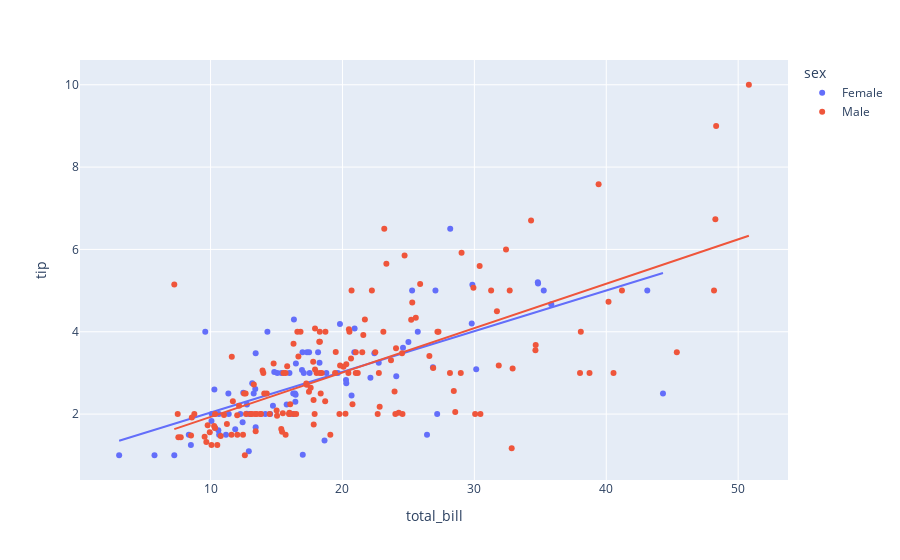

Source (notebook cell):
### Code cell
#https://plotly.com/python/linear-fits/

import plotly_express as px

df = px.data.tips()
fig = px.scatter(df, x="total_bill", y="tip", 
                 #facet_col="smoker", 
                 color="sex", 
                 trendline="ols")
fig.show()

#results = px.get_trendline_results(fig)
#print(results)

#results.query("sex == 'Male' and smoker == 'Yes'").px_fit_results.iloc[0].summary()

### Figure 1 — Plotly figure (JSON) as saved in the notebook; plotly's stock layout.template omitted (floating-point values rounded to 4 significant figures; data arrays with more than 128 entries replaced by an {"elided": "..."} marker saying what was removed)
{"data": [{"hovertemplate": "sex=Female<br>total_bill=%{x}<br>tip=%{y}<extra></extra>", "legendgroup": "Female", "marker": {"color": "#636efa", "symbol": "circle"}, "mode": "markers", "name": "Female", "orientation": "v", "showlegend": true, "type": "scatter", "x": [16.99, 24.59, 35.26, 14.83, 10.33, 16.97, 20.29, 15.77, 19.65, 15.06, 20.69, 16.93, 10.29, 34.81, 26.41, 16.45, 3.07, 17.07, 26.86, 25.28, 14.73, 10.07, 34.83, 5.75, 16.32, 22.75, 11.35, 15.38, 44.3, 22.42, 20.92, 14.31, 7.25, 25.71, 17.31, 10.65, 12.43, 24.08, 13.42, 12.48, 29.8, 14.52, 11.38, 20.27, 11.17, 12.26, 18.26, 8.51, 10.33, 14.15, 13.16, 17.47, 27.05, 16.43, 8.35, 18.64, 11.87, 29.85, 25, 13.39, 16.21, 17.51, 10.59, 10.63, 9.6, 20.9, 18.15, 19.81, 43.11, 13, 12.74, 13, 16.4, 16.47, 12.76, 13.27, 28.17, 12.9, 30.14, 13.42, 15.98, 16.27, 10.09, 22.12, 35.83, 27.18, 18.78], "xaxis": "x", "y": [1.01, 3.61, 5, 3.02, 1.67, 3.5, 2.75, 2.23, 3, 3, 2.45, 3.07, 2.6, 5.2, 1.5, 2.47, 1, 3, 3.14, 5, 2.2, 1.83, 5.17, 1, 4.3, 3.25, 2.5, 3, 2.5, 3.48, 4.08, 4, 1, 4, 3.5, 1.5, 1.8, 2.92, 1.68, 2.52, 4.2, 2, 2, 2.83, 1.5, 2, 3.25, 1.25, 2, 2, 2.75, 3.5, 5, 2.3, 1.5, 1.36, 1.63, 5.14, 3.75, 2.61, 2, 3, 1.61, 2, 4, 3.5, 3.5, 4.19, 5, 2, 2.01, 2, 2.5, 3.23, 2.23, 2.5, 6.5, 1.1, 3.09, 3.48, 3, 2.5, 2, 2.88, 4.67, 2, 3], "yaxis": "y"}, {"hovertemplate": "<b>OLS trendline</b><br>tip = 0.0988779 * total_bill + 1.04802<br>R<sup>2</sup>=0.466488<br><br>sex=Female<br>total_bill=%{x}<br>tip=%{y} <b>(trend)</b><extra></extra>", "legendgroup": "Female", "marker": {"color": "#636efa", "symbol": "circle"}, "mode": "lines", "name": "Female", "showlegend": false, "type": "scatter", "x": [3.07, 5.75, 7.25, 8.35, 8.51, 9.6, 10.07, 10.09, 10.29, 10.33, 10.33, 10.59, 10.63, 10.65, 11.17, 11.35, 11.38, 11.87, 12.26, 12.43, 12.48, 12.74, 12.76, 12.9, 13, 13, 13.16, 13.27, 13.39, 13.42, 13.42, 14.15, 14.31, 14.52, 14.73, 14.83, 15.06, 15.38, 15.77, 15.98, 16.21, 16.27, 16.32, 16.4, 16.43, 16.45, 16.47, 16.93, 16.97, 16.99, 17.07, 17.31, 17.47, 17.51, 18.15, 18.26, 18.64, 18.78, 19.65, 19.81, 20.27, 20.29, 20.69, 20.9, 20.92, 22.12, 22.42, 22.75, 24.08, 24.59, 25, 25.28, 25.71, 26.41, 26.86, 27.05, 27.18, 28.17, 29.8, 29.85, 30.14, 34.81, 34.83, 35.26, 35.83, 43.11, 44.3], "xaxis": "x", "y": [1.352, 1.617, 1.765, 1.874, 1.889, 1.997, 2.044, 2.046, 2.065, 2.069, 2.069, 2.095, 2.099, 2.101, 2.152, 2.17, 2.173, 2.222, 2.26, 2.277, 2.282, 2.308, 2.31, 2.324, 2.333, 2.333, 2.349, 2.36, 2.372, 2.375, 2.375, 2.447, 2.463, 2.484, 2.504, 2.514, 2.537, 2.569, 2.607, 2.628, 2.651, 2.657, 2.662, 2.67, 2.673, 2.675, 2.677, 2.722, 2.726, 2.728, 2.736, 2.76, 2.775, 2.779, 2.843, 2.854, 2.891, 2.905, 2.991, 3.007, 3.052, 3.054, 3.094, 3.115, 3.117, 3.235, 3.265, 3.297, 3.429, 3.479, 3.52, 3.548, 3.59, 3.659, 3.704, 3.723, 3.736, 3.833, 3.995, 4.0, 4.028, 4.49, 4.492, 4.534, 4.591, 5.311, 5.428], "yaxis": "y"}, {"hovertemplate": "sex=Male<br>total_bill=%{x}<br>tip=%{y}<extra></extra>", "legendgroup": "Male", "marker": {"color": "#EF553B", "symbol": "circle"}, "mode": "markers", "name": "Male", "orientation": "v", "showlegend": true, "type": "scatter", "x": {"elided": "157 float values"}, "xaxis": "x", "y": {"elided": "157 float values"}, "yaxis": "y"}, {"hovertemplate": "<b>OLS trendline</b><br>tip = 0.107861 * total_bill + 0.852148<br>R<sup>2</sup>=0.448569<br><br>sex=Male<br>total_bill=%{x}<br>tip=%{y} <b>(trend)</b><extra></extra>", "legendgroup": "Male", "marker": {"color": "#EF553B", "symbol": "circle"}, "mode": "lines", "name": "Male", "showlegend": false, "type": "scatter", "x": {"elided": "157 float values"}, "xaxis": "x", "y": {"elided": "157 float values"}, "yaxis": "y"}], "layout": {"legend": {"title": {"text": "sex"}, "tracegroupgap": 0}, "margin": {"t": 60}, "xaxis": {"anchor": "y", "domain": [0, 1], "title": {"text": "total_bill"}}, "yaxis": {"anchor": "x", "domain": [0, 1], "title": {"text": "tip"}}}}
